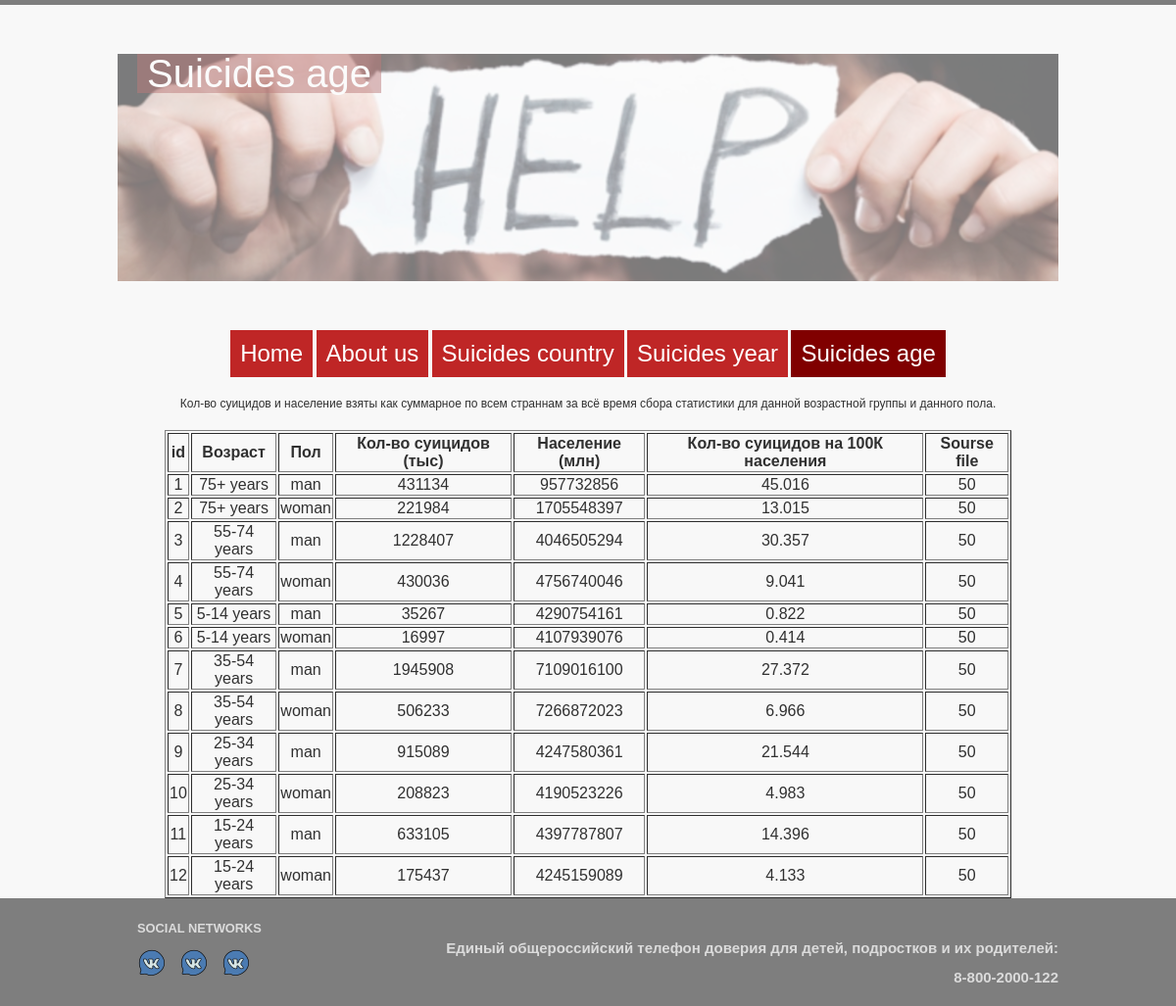
The page /suicides_age on the database as committed earlier.
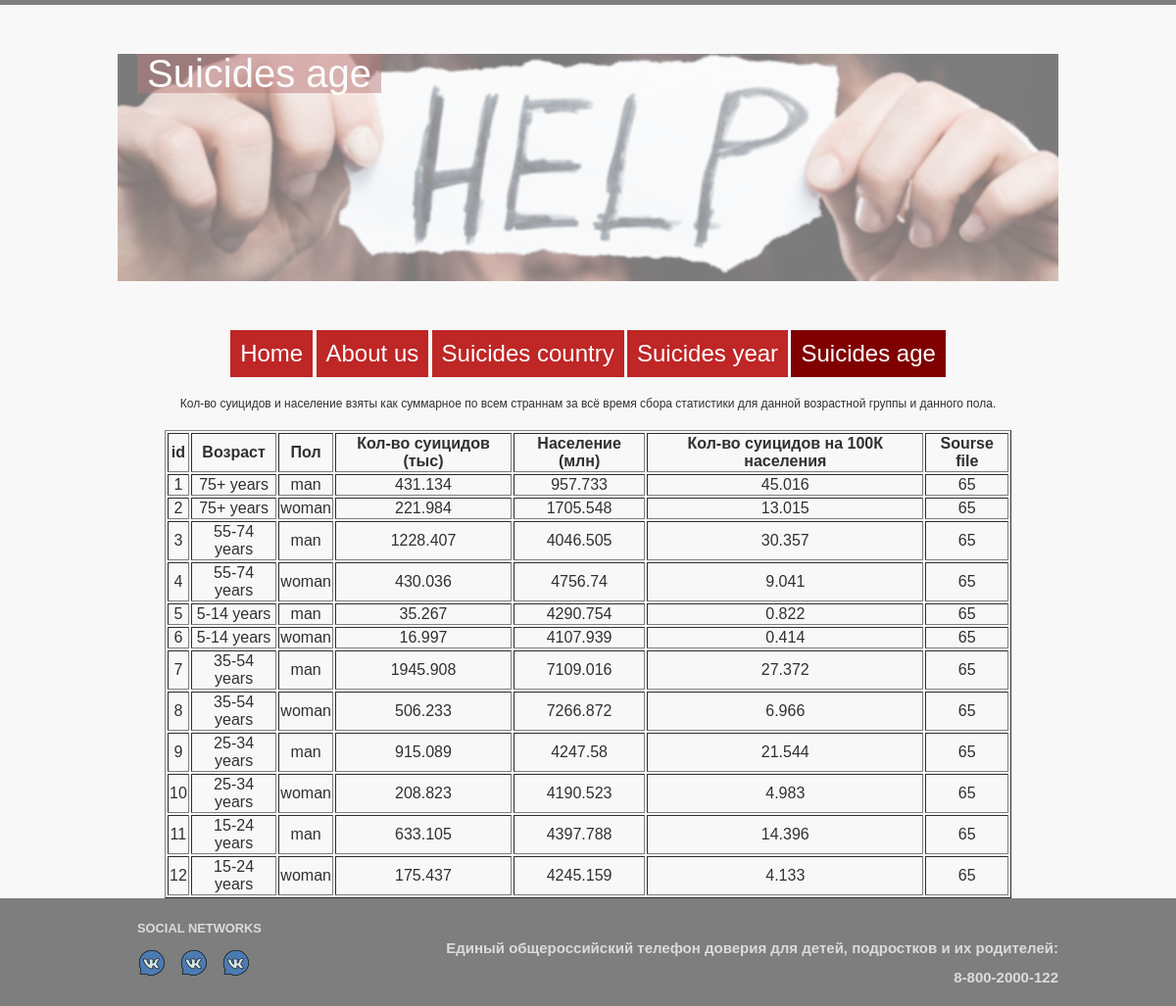
The same page on the database as committed later.
### tables this page shows
CREATE TABLE suicides_age (
	id integer PRIMARY KEY autoincrement,
	age varchar(255) NOT NULL,
	sex integer NOT NULL,
	suicides_no integer NOT NULL,
	population integer NOT NULL,
	suicides_on_100KPopulation integer NOT NULL,
	source_file integer NOT NULL,
	CONSTRAINT fk_sex 
	FOREIGN KEY (sex)
	REFERENCES index_sex(id)
	CONSTRAINT fk_source_files 
	FOREIGN KEY (source_file) 
	REFERENCES source_files(id) 
	ON DELETE CASCADE
);

CREATE TABLE index_sex (
	id integer PRIMARY KEY autoincrement, 
	sex varchar(6) NOT NULL
);

### labapp/routes.py (the view)
@app.route('/suicides_age')
def suicides_age():
    processed_files = controller.get_suicides_age()
    return render_template('suicides_age.html', title='По возрасту', pname='Suicides age', navmenu=controller.navmenu, processed_files=processed_files)

### labapp/controller.py (called while the page is built)
def get_suicides_age():
    db_connector = SQLStoreConnectorFactory().get_connector(DATABASE_URI)  # получаем объект соединения
    result = select_all_from_suicides_age(db_connector)  # получаем список всех обработанных файлов
    db_connector.close()
    return result

### labapp/repository/connectorfactory.py (called while the page is built)
    def get_connector(self, datastore):
        file_path = datastore[10:]
        if os.path.exists(file_path) == False:
            print("База данных отсутсвует")
            return None
        if datastore.startswith("sqlite:///"):
            self.instance = SQLiteStoreConnector(datastore)
            if self.instance.connect():
                return self.instance
        elif datastore.startswith("pymysql://"):
            self.instance = MySQLStoreConnector(datastore)
            if self.instance.connect():
                return self.instance
        return None

### labapp/repository/sql_api.py (called while the page is built)
def select_all_from_suicides_age(connector: StoreConnector):
    connector.start_transaction()  # начинаем выполнение запросов
    query = f'SELECT sa.id, sa.age, ins.sex, suicides_no, population, suicides_on_100KPopulation, source_file  ' \
            f'FROM suicides_age sa, index_sex ins WHERE ins.id = sa.sex '
    result = connector.execute(query).fetchall()
    connector.end_transaction()  # завершаем выполнение запросов
    return result

### labapp/repository/sqliteconnector.py (called while the page is built)
    def connect(self):
        try:
            connection = sqlite3.connect(self._datastore[10:])
            cursor = connection.cursor()
            cursor.execute("PRAGMA foreign_keys = 1")
            cursor.close()
            self.connection = connection
            print("SQLite database connected.")
            return True
        except Exception as e:
            print(f'Connection error: {str(e)}')
            return False

    def execute(self, query):
        result = None
        if self._cursor is not None:
            try:
                result = self._cursor.execute(query)
            except Exception as e:
                self.connection.rollback()
                print(f'Query execution error: {str(e)}')
        else:
            print("Use start_transaction() first.")
        return result

    def start_transaction(self):
        if self._cursor is None and self.connection is not None:
            self._cursor = self.connection.cursor()

    def end_transaction(self):
        if self.connection is not None and self._cursor is not None:
            self.connection.commit()
            self._cursor.close()
            self._cursor = None

### labapp/templates/suicides_age.html
{% extends "layout.html" %}
{% block content %}
    <article>
            <p align="center">Кол-во суицидов и население взяты как суммарное по всем страннам за всё время сбора статистики для данной возрастной группы и данного пола.</p>
    </article>
	<table border="1">
				<tr>
					<th>id</th><th>Возраст</th><th>Пол</th><th>Кол-во суицидов (тыс)</th><th>Население (млн)</th><th>Кол-во суицидов на 100К населения</th><th>Sourse file</th>
				</tr>
				{% for row in processed_files %}
					<tr>
						<td>{{row[0]}}</td><td>{{row[1]}}</td><td>{{row[2]}}</td><td>{{row[3]}}</td><td>{{row[4]}}</td><td>{{row[5]}}</td><td>{{row[6]}}</td>
					</tr>
				{% endfor %}
			</table>
{% endblock %}

### labapp/templates/layout.html (shortened to what this page needs)
<html>
<head>
		<link rel="stylesheet" href="/static/stylesheets/styles.css">
</head>
		<body>
			<div class="wrapper">
				<header>
					<div class="heading">
						<h1 id="headname">{{pname}}</h1>
					</div>
				</header>
				{% if navmenu %}
					<nav>
						<ul class="top-menu">
							{% for item in navmenu %}
								<li><a href="{{item.addr}}">{{item.name}}</a></li>
							{% endfor %}
						</ul>
					</nav>
				{% endif %}
				<main id="{{pname}}">
					{% block content %}{% endblock %}
				</main>
			</div>
			<footer>
				<div class="footer">
					<div id="social">
						<h3>SOCIAL NETWORKS</h3>
						<a href="https://vk.com/chepurov_artem" class="social-icon twitter"></a>
						<a href="https://vk.com/ermolin.nikolay" class="social-icon twitter"></a>
						<a href="https://vk.com/id128076196" class="social-icon twitter"></a>
					</div>
					<div id="footer-logo">
						<h2>Единый общероссийский телефон доверия для детей, подростков и их родителей:
						</h2>
						<h2>
						8-800-2000-122
						</h2>
					</div>
				</div>
			</footer>
		</body>
</html>

### labapp/static/stylesheets/styles.css (style rules this page uses)
body { color: #303030; font: 12px Tahoma, sans-serif; background-color: #f8f8f8; border-top: 5px solid #7e7e7e; margin: 0; }
p { margin: 20px 0; }
table { margin-top: 20px; margin-left: auto; margin-right: auto; width: 90%; }
td { text-align: center; }
.wrapper { max-width: 960px; margin: auto; }
header { padding: 20px 0; }
main { background:##303030; }
footer { background: #7e7e7e; color: #dbdbdb; font-size: 11px; }
.footer { max-width: 960px; margin: auto; padding: 10px 0; height: 90px; }
nav a { text-decoration: none; }
nav ul { margin: 0; padding: 0; }
nav li { list-style-position: inside; font: 24px 'Oswald', sans-serif; padding: 10px; }
h1 { display: inline-block; color: #000000; font: 40px/40px 'Oswald', sans-serif; margin: 0; padding: 0 10px; }
.heading { background: url(../images/noise-bg.png); opacity: 0.5; margin: 30px 0; padding-left: 20px; height: 232px; }
.heading > h1 { background:rgba(128, 0, 0, 0.5); color:#fff }
.top-menu { text-align: center; }
.top-menu li { display: inline-block; padding: 10px 10px; margin: 0; background:#bf2626; }
.top-menu li.active { background: #800000; color: #fff; }
.top-menu a { color: #ffffff; }
#footer-logo { float: right; margin-top: 20px; font-size: 10px; text-align: right; }
#social { float: left; margin-left: 20px; width: 130px; }
.social-icon { width: 30px; height: 30px; display: inline-block; margin-right: 10px; }
.twitter { background: url(../images/twitter.png); background-position: 0 0; }

Rows that differ between the two databases and show on the page:
changed suicides_age id 1: suicides_no "431134" → "431.134"; population "957732856" → "957.733"; source_file "50" → "65"
changed suicides_age id 2: suicides_no "221984" → "221.984"; population "1705548397" → "1705.548"; source_file "50" → "65"
changed suicides_age id 3: suicides_no "1228407" → "1228.407"; population "4046505294" → "4046.505"; source_file "50" → "65"
changed suicides_age id 4: suicides_no "430036" → "430.036"; population "4756740046" → "4756.74"; source_file "50" → "65"
changed suicides_age id 5: suicides_no "35267" → "35.267"; population "4290754161" → "4290.754"; source_file "50" → "65"
changed suicides_age id 6: suicides_no "16997" → "16.997"; population "4107939076" → "4107.939"; source_file "50" → "65"
changed suicides_age id 7: suicides_no "1945908" → "1945.908"; population "7109016100" → "7109.016"; source_file "50" → "65"
changed suicides_age id 8: suicides_no "506233" → "506.233"; population "7266872023" → "7266.872"; source_file "50" → "65"
changed suicides_age id 9: suicides_no "915089" → "915.089"; population "4247580361" → "4247.58"; source_file "50" → "65"
changed suicides_age id 10: suicides_no "208823" → "208.823"; population "4190523226" → "4190.523"; source_file "50" → "65"
changed suicides_age id 11: suicides_no "633105" → "633.105"; population "4397787807" → "4397.788"; source_file "50" → "65"
changed suicides_age id 12: suicides_no "175437" → "175.437"; population "4245159089" → "4245.159"; source_file "50" → "65"
